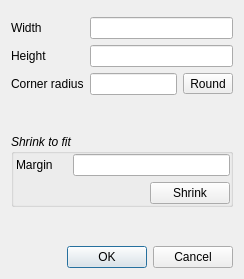
<?xml version="1.0" encoding="UTF-8"?>
<ui version="4.0">
 <class>BoardSizeDialog</class>
 <widget class="QDialog" name="BoardSizeDialog">
  <property name="geometry">
   <rect>
    <x>0</x>
    <y>0</y>
    <width>244</width>
    <height>279</height>
   </rect>
  </property>
  <property name="windowTitle">
   <string>Board size</string>
  </property>
  <layout class="QVBoxLayout" name="verticalLayout_2">
   <item>
    <widget class="QWidget" name="widget_2" native="true">
     <layout class="QGridLayout" name="gridLayout">
      <property name="leftMargin">
       <number>0</number>
      </property>
      <property name="topMargin">
       <number>6</number>
      </property>
      <property name="rightMargin">
       <number>0</number>
      </property>
      <property name="bottomMargin">
       <number>0</number>
      </property>
      <item row="0" column="0">
       <widget class="QLabel" name="label">
        <property name="text">
         <string>Width</string>
        </property>
       </widget>
      </item>
      <item row="1" column="0">
       <widget class="QLabel" name="label_2">
        <property name="text">
         <string>Height</string>
        </property>
       </widget>
      </item>
      <item row="4" column="0">
       <spacer name="verticalSpacer_2">
        <property name="orientation">
         <enum>Qt::Vertical</enum>
        </property>
        <property name="sizeHint" stdset="0">
         <size>
          <width>20</width>
          <height>40</height>
         </size>
        </property>
       </spacer>
      </item>
      <item row="2" column="1">
       <widget class="DimSpinner" name="cornerradius"/>
      </item>
      <item row="2" column="2">
       <widget class="QToolButton" name="round">
        <property name="text">
         <string>Round</string>
        </property>
       </widget>
      </item>
      <item row="1" column="1" colspan="2">
       <widget class="DimSpinner" name="height"/>
      </item>
      <item row="0" column="1" colspan="2">
       <widget class="DimSpinner" name="width"/>
      </item>
      <item row="2" column="0">
       <widget class="QLabel" name="label_4">
        <property name="text">
         <string>Corner radius</string>
        </property>
       </widget>
      </item>
     </layout>
    </widget>
   </item>
   <item>
    <widget class="QGroupBox" name="groupBox">
     <property name="font">
      <font>
       <italic>true</italic>
      </font>
     </property>
     <property name="title">
      <string>Shrink to fit</string>
     </property>
     <property name="flat">
      <bool>false</bool>
     </property>
     <layout class="QVBoxLayout" name="verticalLayout">
      <property name="leftMargin">
       <number>2</number>
      </property>
      <property name="topMargin">
       <number>0</number>
      </property>
      <property name="rightMargin">
       <number>0</number>
      </property>
      <property name="bottomMargin">
       <number>0</number>
      </property>
      <item>
       <widget class="QWidget" name="widget_3" native="true">
        <property name="font">
         <font>
          <italic>false</italic>
         </font>
        </property>
        <layout class="QFormLayout" name="formLayout_2">
         <property name="horizontalSpacing">
          <number>20</number>
         </property>
         <property name="leftMargin">
          <number>0</number>
         </property>
         <property name="topMargin">
          <number>0</number>
         </property>
         <property name="rightMargin">
          <number>0</number>
         </property>
         <property name="bottomMargin">
          <number>0</number>
         </property>
         <item row="0" column="0">
          <widget class="QLabel" name="label_3">
           <property name="text">
            <string>Margin</string>
           </property>
          </widget>
         </item>
         <item row="0" column="1">
          <widget class="DimSpinner" name="margin"/>
         </item>
        </layout>
       </widget>
      </item>
      <item>
       <widget class="QWidget" name="widget_4" native="true">
        <property name="font">
         <font>
          <italic>false</italic>
         </font>
        </property>
        <layout class="QHBoxLayout" name="horizontalLayout_3">
         <property name="leftMargin">
          <number>0</number>
         </property>
         <property name="topMargin">
          <number>0</number>
         </property>
         <property name="rightMargin">
          <number>0</number>
         </property>
         <property name="bottomMargin">
          <number>0</number>
         </property>
         <item>
          <spacer name="horizontalSpacer_2">
           <property name="orientation">
            <enum>Qt::Horizontal</enum>
           </property>
           <property name="sizeHint" stdset="0">
            <size>
             <width>40</width>
             <height>20</height>
            </size>
           </property>
          </spacer>
         </item>
         <item>
          <widget class="QPushButton" name="shrunkb">
           <property name="text">
            <string>Shrink</string>
           </property>
          </widget>
         </item>
        </layout>
       </widget>
      </item>
     </layout>
    </widget>
   </item>
   <item>
    <spacer name="verticalSpacer">
     <property name="orientation">
      <enum>Qt::Vertical</enum>
     </property>
     <property name="sizeHint" stdset="0">
      <size>
       <width>20</width>
       <height>40</height>
      </size>
     </property>
    </spacer>
   </item>
   <item>
    <widget class="QDialogButtonBox" name="buttonBox">
     <property name="orientation">
      <enum>Qt::Horizontal</enum>
     </property>
     <property name="standardButtons">
      <set>QDialogButtonBox::Cancel|QDialogButtonBox::Ok</set>
     </property>
    </widget>
   </item>
  </layout>
 </widget>
 <customwidgets>
  <customwidget>
   <class>DimSpinner</class>
   <extends>QLineEdit</extends>
   <header>ui/DimSpinner.h</header>
  </customwidget>
 </customwidgets>
 <resources/>
 <connections>
  <connection>
   <sender>buttonBox</sender>
   <signal>accepted()</signal>
   <receiver>BoardSizeDialog</receiver>
   <slot>accept()</slot>
   <hints>
    <hint type="sourcelabel">
     <x>204</x>
     <y>254</y>
    </hint>
    <hint type="destinationlabel">
     <x>157</x>
     <y>274</y>
    </hint>
   </hints>
  </connection>
  <connection>
   <sender>buttonBox</sender>
   <signal>rejected()</signal>
   <receiver>BoardSizeDialog</receiver>
   <slot>reject()</slot>
   <hints>
    <hint type="sourcelabel">
     <x>204</x>
     <y>254</y>
    </hint>
    <hint type="destinationlabel">
     <x>286</x>
     <y>274</y>
    </hint>
   </hints>
  </connection>
  <connection>
   <sender>shrunkb</sender>
   <signal>clicked()</signal>
   <receiver>BoardSizeDialog</receiver>
   <slot>shrink()</slot>
   <hints>
    <hint type="sourcelabel">
     <x>231</x>
     <y>213</y>
    </hint>
    <hint type="destinationlabel">
     <x>108</x>
     <y>215</y>
    </hint>
   </hints>
  </connection>
  <connection>
   <sender>round</sender>
   <signal>clicked()</signal>
   <receiver>BoardSizeDialog</receiver>
   <slot>round()</slot>
   <hints>
    <hint type="sourcelabel">
     <x>212</x>
     <y>97</y>
    </hint>
    <hint type="destinationlabel">
     <x>240</x>
     <y>120</y>
    </hint>
   </hints>
  </connection>
 </connections>
 <slots>
  <slot>shrink()</slot>
  <slot>round()</slot>
 </slots>
</ui>
